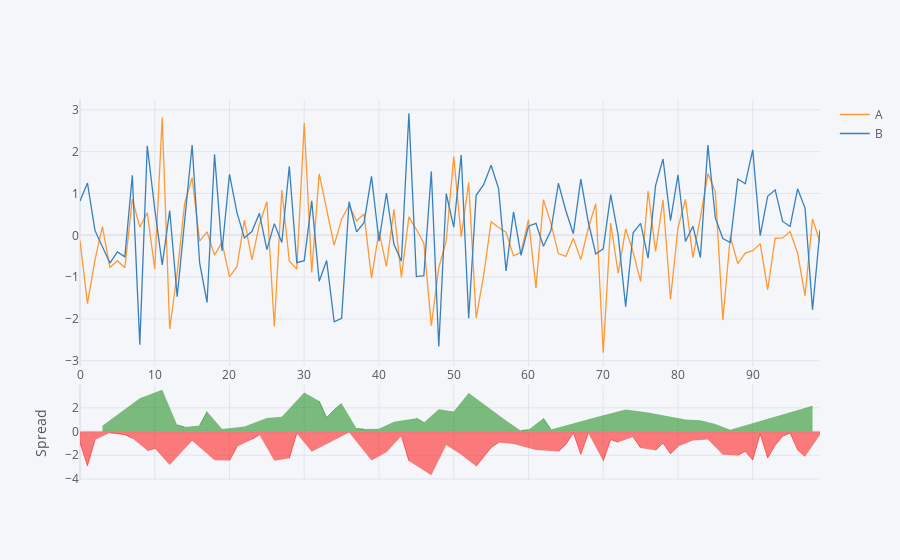

Notebook cell for this chart:
### Markdown cell above
## Spread

### Code cell
df[['A','B']].iplot(kind='spread')

### Figure 1 — Plotly figure (JSON) as saved in the notebook; plotly's stock layout.template omitted (floating-point values rounded to 4 significant figures)
{"data": [{"line": {"color": "rgba(255, 153, 51, 1.0)", "dash": "solid", "shape": "linear", "width": 1.3}, "mode": "lines", "name": "A", "text": "", "type": "scatter", "x": [0, 1, 2, 3, 4, 5, 6, 7, 8, 9, 10, 11, 12, 13, 14, 15, 16, 17, 18, 19, 20, 21, 22, 23, 24, 25, 26, 27, 28, 29, 30, 31, 32, 33, 34, 35, 36, 37, 38, 39, 40, 41, 42, 43, 44, 45, 46, 47, 48, 49, 50, 51, 52, 53, 54, 55, 56, 57, 58, 59, 60, 61, 62, 63, 64, 65, 66, 67, 68, 69, 70, 71, 72, 73, 74, 75, 76, 77, 78, 79, 80, 81, 82, 83, 84, 85, 86, 87, 88, 89, 90, 91, 92, 93, 94, 95, 96, 97, 98, 99], "y": [-0.1286, -1.635, -0.5868, 0.2054, -0.7704, -0.6084, -0.7772, 0.8639, 0.1988, 0.5357, -0.8055, 2.819, -2.24, -0.9089, 0.7688, 1.376, -0.1411, 0.08436, -0.4754, -0.1674, -0.9928, -0.7456, 0.3635, -0.5883, 0.2541, 0.8075, -2.18, 1.084, -0.6155, -0.8121, 2.682, -0.8861, 1.47, 0.5739, -0.2354, 0.3856, 0.7187, 0.3411, 0.5082, -1.023, 0.09453, -0.7468, 0.6229, -1.006, 0.4394, 0.14, -0.1894, -2.159, -0.7712, -0.1363, 1.881, -0.03717, 1.264, -1.982, -0.9559, 0.3247, 0.1875, 0.07551, -0.4919, -0.4065, 0.3769, -1.266, 0.8543, 0.2922, -0.4358, -0.503, -0.07342, -0.5807, 0.1681, 0.7541, -2.807, 0.2944, -0.9074, 0.1542, -0.4021, -1.102, 1.059, -0.3873, 0.8504, -1.527, 0.1789, 0.8598, -0.5332, 0.4263, 1.476, 1.045, -2.029, -0.02973, -0.6746, -0.4239, -0.3659, -0.1992, -1.301, -0.07019, -0.06323, 0.0902, -0.4218, -1.447, 0.3939, -0.165]}, {"line": {"color": "rgba(55, 128, 191, 1.0)", "dash": "solid", "shape": "linear", "width": 1.3}, "mode": "lines", "name": "B", "text": "", "type": "scatter", "x": [0, 1, 2, 3, 4, 5, 6, 7, 8, 9, 10, 11, 12, 13, 14, 15, 16, 17, 18, 19, 20, 21, 22, 23, 24, 25, 26, 27, 28, 29, 30, 31, 32, 33, 34, 35, 36, 37, 38, 39, 40, 41, 42, 43, 44, 45, 46, 47, 48, 49, 50, 51, 52, 53, 54, 55, 56, 57, 58, 59, 60, 61, 62, 63, 64, 65, 66, 67, 68, 69, 70, 71, 72, 73, 74, 75, 76, 77, 78, 79, 80, 81, 82, 83, 84, 85, 86, 87, 88, 89, 90, 91, 92, 93, 94, 95, 96, 97, 98, 99], "y": [0.8186, 1.25, 0.1167, -0.282, -0.663, -0.3976, -0.5142, 1.433, -2.615, 2.142, 0.6315, -0.7085, 0.5888, -1.467, 0.3848, 2.158, -0.6517, -1.607, 1.936, -0.3729, 1.456, 0.5439, -0.06267, 0.08841, 0.5254, -0.3416, 0.2782, -0.1736, 1.648, -0.6562, -0.6067, 0.8233, -1.101, -0.6038, -2.069, -1.987, 0.8016, 0.08165, 0.3019, 1.409, -0.142, 1.007, -0.2136, -0.6212, 2.918, -0.9879, -0.9636, 1.528, -2.66, 0.9936, 0.1972, 1.922, -1.982, 0.9564, 1.211, 1.676, 1.117, -0.8526, 0.5588, -0.4808, 0.2162, 0.2857, -0.2615, 0.1141, 1.245, 0.5879, 0.0364, 1.343, 0.3182, -0.4468, -0.3253, 0.9728, -0.00167, -1.705, 0.06067, 0.2833, -0.5461, 1.188, 1.824, 0.3496, 1.447, -0.1488, 0.2162, -0.5313, 2.156, 0.4149, -0.07701, -0.1727, 1.345, 1.234, 2.044, -0.009844, 0.9338, 1.087, 0.3308, 0.2111, 1.113, 0.6499, -1.782, 0.1261]}, {"connectgaps": false, "fill": "tozeroy", "line": {"color": "green", "dash": "solid", "shape": "linear", "width": 0.5}, "mode": "lines", "name": "Spread", "showlegend": false, "type": "scatter", "x": [0, 1, 2, 3, 4, 5, 6, 7, 8, 9, 10, 11, 12, 13, 14, 15, 16, 17, 18, 19, 20, 21, 22, 23, 24, 25, 26, 27, 28, 29, 30, 31, 32, 33, 34, 35, 36, 37, 38, 39, 40, 41, 42, 43, 44, 45, 46, 47, 48, 49, 50, 51, 52, 53, 54, 55, 56, 57, 58, 59, 60, 61, 62, 63, 64, 65, 66, 67, 68, 69, 70, 71, 72, 73, 74, 75, 76, 77, 78, 79, 80, 81, 82, 83, 84, 85, 86, 87, 88, 89, 90, 91, 92, 93, 94, 95, 96, 97, 98, 99], "xaxis": "x2", "y": ["", "", "", 0.4874, "", "", "", "", 2.813, "", "", 3.527, "", 0.5582, 0.3841, "", 0.5106, 1.692, "", 0.2055, "", "", 0.4262, "", "", 1.149, "", 1.258, "", "", 3.289, "", 2.571, 1.178, 1.833, 2.372, "", 0.2594, 0.2064, "", 0.2365, "", 0.8365, "", "", 1.128, 0.7742, "", 1.889, "", 1.684, "", 3.246, "", "", "", "", 0.9281, "", 0.07436, 0.1607, "", 1.116, 0.1781, "", "", "", "", "", 1.201, "", "", "", 1.859, "", "", 1.605, "", "", "", "", 1.009, "", 0.9576, "", 0.6296, "", 0.143, "", "", "", "", "", "", "", "", "", "", 2.176, ""], "yaxis": "y2"}, {"connectgaps": false, "fill": "tozeroy", "line": {"color": "red", "dash": "solid", "shape": "linear", "width": 0.5}, "mode": "lines", "name": "Spread", "showlegend": false, "type": "scatter", "x": [0, 1, 2, 3, 4, 5, 6, 7, 8, 9, 10, 11, 12, 13, 14, 15, 16, 17, 18, 19, 20, 21, 22, 23, 24, 25, 26, 27, 28, 29, 30, 31, 32, 33, 34, 35, 36, 37, 38, 39, 40, 41, 42, 43, 44, 45, 46, 47, 48, 49, 50, 51, 52, 53, 54, 55, 56, 57, 58, 59, 60, 61, 62, 63, 64, 65, 66, 67, 68, 69, 70, 71, 72, 73, 74, 75, 76, 77, 78, 79, 80, 81, 82, 83, 84, 85, 86, 87, 88, 89, 90, 91, 92, 93, 94, 95, 96, 97, 98, 99], "xaxis": "x2", "y": [-0.9472, -2.885, -0.7035, "", -0.1074, -0.2108, -0.263, -0.5691, "", -1.607, -1.437, "", -2.829, "", "", -0.7824, "", "", -2.412, "", -2.449, -1.29, "", -0.6767, -0.2712, "", -2.458, "", -2.263, -0.1558, "", -1.709, "", "", "", "", -0.08295, "", "", -2.433, "", -1.754, "", -0.3853, -2.478, "", "", -3.687, "", -1.13, "", -1.959, "", -2.938, -2.167, -1.351, -0.9298, "", -1.051, "", "", -1.552, "", "", -1.68, -1.091, -0.1098, -1.924, -0.1501, "", -2.482, -0.6784, -0.9057, "", -0.4628, -1.385, "", -1.575, -0.9736, -1.876, -1.269, "", -0.7495, "", -0.6796, "", -1.952, "", -2.02, -1.658, -2.41, -0.1894, -2.234, -1.158, -0.3941, -0.1209, -1.535, -2.097, "", -0.2911], "yaxis": "y2"}], "layout": {"hovermode": "x", "legend": {"bgcolor": "#F5F6F9", "font": {"color": "#4D5663"}}, "paper_bgcolor": "#F5F6F9", "plot_bgcolor": "#F5F6F9", "title": {"font": {"color": "#4D5663"}}, "xaxis": {"gridcolor": "#E1E5ED", "showgrid": true, "tickfont": {"color": "#4D5663"}, "title": {"font": {"color": "#4D5663"}, "text": ""}, "zerolinecolor": "#E1E5ED"}, "xaxis2": {"anchor": "y2", "gridcolor": "#E1E5ED", "showgrid": true, "showticklabels": false, "tickfont": {"color": "#4D5663"}, "title": {"font": {"color": "#4D5663"}, "text": ""}, "zerolinecolor": "#E1E5ED"}, "yaxis": {"domain": [0.3, 1], "gridcolor": "#E1E5ED", "showgrid": true, "tickfont": {"color": "#4D5663"}, "title": {"font": {"color": "#4D5663"}, "text": ""}, "zerolinecolor": "#E1E5ED"}, "yaxis2": {"domain": [0, 0.25], "gridcolor": "#E1E5ED", "showgrid": true, "tickfont": {"color": "#4D5663"}, "title": {"font": {"color": "#4D5663"}, "text": "Spread"}, "zerolinecolor": "#E1E5ED"}}}
